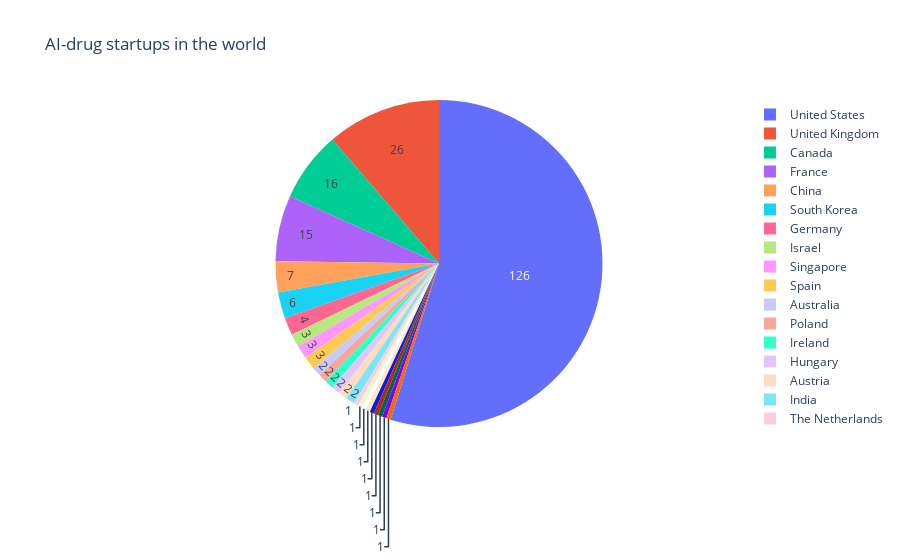

The cell this chart's notebook holds for it:
### Markdown cell above
## Geographical distribution

### Code cell
# Number of companies.
import plotly.express as px
plot_df = df.groupby('country').size().sort_values(ascending=True).reset_index().rename(columns={0:'count'})
fig = px.pie(plot_df, values='count', names='country', title='AI-drug startups in the world')
fig.update_traces(textinfo='value')
fig.show()

### Figure 1 — Plotly figure (JSON) as saved in the notebook; plotly's stock layout.template omitted (floating-point values rounded to 4 significant figures)
{"data": [{"domain": {"x": [0, 1], "y": [0, 1]}, "hoverlabel": {"namelength": 0}, "hovertemplate": "country=%{label}<br>count=%{value}", "labels": ["The Netherlands", "Bulgaria", "Switzerland", "Denmark", "Finland", "Norway", "Japan", "Hong Kong", "Italy", "Australia", "Poland", "Ireland", "Hungary", "Austria", "India", "Israel", "Singapore", "Spain", "Germany", "South Korea", "China", "France", "Canada", "United Kingdom", "United States"], "legendgroup": "", "name": "", "showlegend": true, "textinfo": "value", "type": "pie", "values": [1, 1, 1, 1, 1, 1, 1, 1, 1, 2, 2, 2, 2, 2, 2, 3, 3, 3, 4, 6, 7, 15, 16, 26, 126]}], "layout": {"legend": {"tracegroupgap": 0}, "title": {"text": "AI-drug startups in the world"}}}
